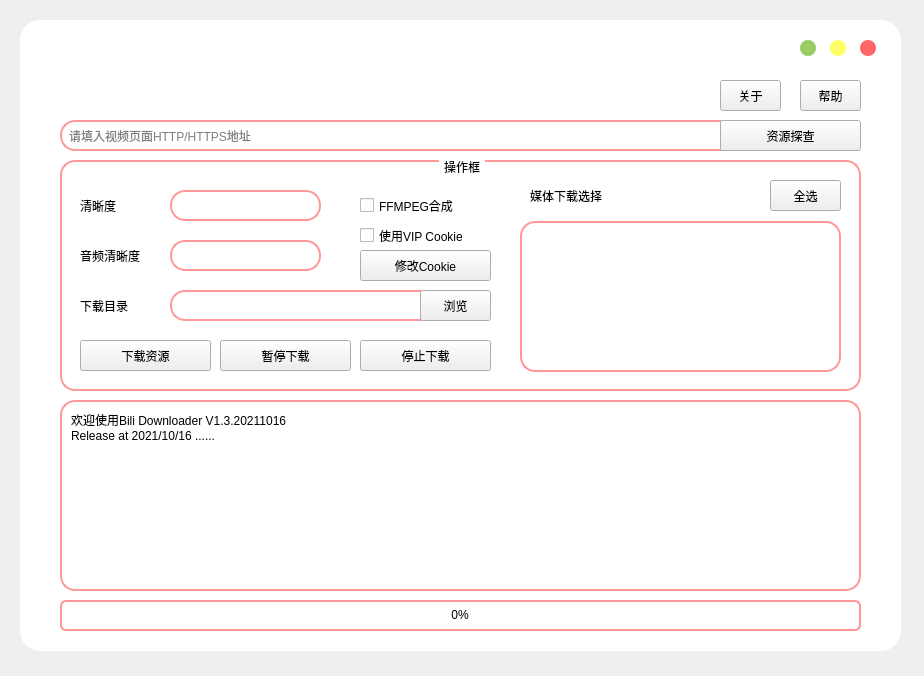
<?xml version="1.0" encoding="UTF-8"?>
<ui version="4.0">
 <class>MainWindow</class>
 <widget class="QMainWindow" name="MainWindow">
  <property name="geometry">
   <rect>
    <x>0</x>
    <y>0</y>
    <width>924</width>
    <height>676</height>
   </rect>
  </property>
  <property name="windowTitle">
   <string>Bili Downloader</string>
  </property>
  <property name="windowIcon">
   <iconset resource="images_dl.qrc">
    <normaloff>:/Icon/images/bilidownloader.ico</normaloff>:/Icon/images/bilidownloader.ico</iconset>
  </property>
  <property name="styleSheet">
   <string notr="true">*{
	font:9pt &quot;微软雅黑&quot;;
}
/* 主体颜色
.QWidget#centralwidget{
	background-color: rgb(156, 156, 156);
	border-radius:20px;
} */
.QWidget#mainwidget{
	background-color: rgb(255, 255, 255);
	border-radius:20px;
}

/* 编辑框样式 */
QLineEdit{
	border-radius: 15px;
	border: 2px solid rgb(255, 153, 153);
	padding-left: 5px;
	padding-right: 27px;
}
QLineEdit:hover{
	background-color: rgb(255, 238, 238);
}

/* 按钮样式 */
QPushButton[flat=&quot;false&quot;]{
	background-color: rgb(255, 153, 153);
	color: rgb(255, 255, 255);
	border-radius: 15px;
	font: 75 9pt &quot;微软雅黑&quot;;
}
QPushButton:hover{
	background-color: qlineargradient(spread:pad, x1:0, y1:0, x2:1, y2:1, stop:0 rgba(255, 153, 153, 255), stop:1 rgba(255, 136, 136, 255));
}
QPushButton:pressed{
	background-color: qlineargradient(spread:pad, x1:0, y1:0, x2:1, y2:1, stop:0 rgba(190, 115, 115, 255), stop:1 rgba(255, 153, 153, 255));
}
QPushButton#btnclose{
	background-color: rgb(255, 102, 102);
	border-radius:8px;
}
QPushButton#btnclose:pressed{
	background-color: rgb(200, 80, 80);
}
QPushButton#btnmax{
	background-color: rgb(255, 255, 102);
	border-radius:8px;
}
QPushButton#btnmax:pressed{
	background-color: rgb(195, 195, 78);
}
QPushButton#btnmin{
	background-color: rgb(153, 204, 102);
	border-radius:8px;
}
QPushButton#btnmin:pressed{
	background-color: rgb(126, 168, 83);
}

/* 进度条样式 */
QProgressBar{
	border: 2px solid rgb(255, 153, 153);
	height: 10px;
	background-color: rgb(255, 255, 255);
	font: 75 10pt &quot;微软雅黑&quot;;
	border-radius:6px;
	color: rgb(0, 0, 0);
}
QProgressBar::chunk{
	background-color: rgb(255, 204, 153);
	border-radius:6px;
}

/* 选择表样式 */
QListWidget{
	border: 2px solid rgb(255, 153, 153);
	border-radius:15px;
	padding: 5px;
}
QListWidget::item{
	border: 1px dashed rgb(255, 204, 153);
	border-radius: 5px
}
QListWidget::item:hover{
	background-color: rgb(255, 204, 153);
}
QListWidget::item:focus{
	color: rgb(0, 0, 0);
}

/* 选择框样式 */
QComboBox{
	border-radius: 15px;
	border: 2px solid rgb(255, 153, 153);
	padding-left: 5px;
	padding-right: 5px;
}
QComboBox:hover{
	background: rgb(255, 238, 238)
}
QComboBox QAbstractItemView{
	border: 2px solid rgb(255, 153, 153);
	selection-background-color: rgb(255, 204, 153)
}
QComboBox::drop-down {
     subcontrol-origin: padding;
     subcontrol- position :  top  left;
     width :  28px ;
     border: none;
}
QComboBox::down-arrow{
	image: url(:/combo/images/dd.png);
}
QComboBox::down-arrow:hover{
	image: url(:/combo/images/dd1.png);
}
QComboBox::down-arrow:pressed{
	image: url(:/combo/images/dd2.png);
}

/* 文本框样式 */
QPlainTextEdit{
	border-radius: 15px;
	border: 2px solid rgb(255, 153, 153);
	padding: 5px;
}

/* Title Frame样式 */
QFrame#title{
	background-image: url(:/title/images/title.png);
}

/* 分组框样式 */
QGroupBox{
	border: 2px solid rgb(255, 153, 153);
	border-radius: 15px;
	margin-top: 2ex;
}
QGroupBox::title{
	subcontrol-origin: margin;
	subcontrol-position: top center;
	padding: 0 3px;
}

/* 组合框样式 */
/*QCheckBox{}*/
QFrame#title{
	border: none
}</string>
  </property>
  <widget class="QWidget" name="centralwidget">
   <widget class="QWidget" name="mainwidget" native="true">
    <property name="geometry">
     <rect>
      <x>20</x>
      <y>20</y>
      <width>881</width>
      <height>631</height>
     </rect>
    </property>
    <widget class="QLineEdit" name="source_search">
     <property name="geometry">
      <rect>
       <x>40</x>
       <y>100</y>
       <width>691</width>
       <height>31</height>
      </rect>
     </property>
     <property name="text">
      <string/>
     </property>
     <property name="placeholderText">
      <string>请填入视频页面HTTP/HTTPS地址</string>
     </property>
    </widget>
    <widget class="QProgressBar" name="progressBar">
     <property name="geometry">
      <rect>
       <x>40</x>
       <y>580</y>
       <width>801</width>
       <height>31</height>
      </rect>
     </property>
     <property name="maximum">
      <number>1000000</number>
     </property>
     <property name="value">
      <number>0</number>
     </property>
     <property name="alignment">
      <set>Qt::AlignCenter</set>
     </property>
     <property name="textVisible">
      <bool>true</bool>
     </property>
     <property name="orientation">
      <enum>Qt::Horizontal</enum>
     </property>
    </widget>
    <widget class="QPushButton" name="btn_search">
     <property name="enabled">
      <bool>true</bool>
     </property>
     <property name="geometry">
      <rect>
       <x>700</x>
       <y>100</y>
       <width>141</width>
       <height>31</height>
      </rect>
     </property>
     <property name="text">
      <string>资源探查</string>
     </property>
    </widget>
    <widget class="QPushButton" name="btnclose">
     <property name="geometry">
      <rect>
       <x>840</x>
       <y>20</y>
       <width>16</width>
       <height>16</height>
      </rect>
     </property>
     <property name="text">
      <string/>
     </property>
     <property name="flat">
      <bool>true</bool>
     </property>
    </widget>
    <widget class="QPushButton" name="btnmax">
     <property name="geometry">
      <rect>
       <x>810</x>
       <y>20</y>
       <width>16</width>
       <height>16</height>
      </rect>
     </property>
     <property name="text">
      <string/>
     </property>
     <property name="flat">
      <bool>true</bool>
     </property>
    </widget>
    <widget class="QPushButton" name="btnmin">
     <property name="geometry">
      <rect>
       <x>780</x>
       <y>20</y>
       <width>16</width>
       <height>16</height>
      </rect>
     </property>
     <property name="text">
      <string/>
     </property>
     <property name="flat">
      <bool>true</bool>
     </property>
    </widget>
    <widget class="QPlainTextEdit" name="plainTextEdit">
     <property name="geometry">
      <rect>
       <x>40</x>
       <y>380</y>
       <width>801</width>
       <height>191</height>
      </rect>
     </property>
     <property name="readOnly">
      <bool>true</bool>
     </property>
     <property name="plainText">
      <string>欢迎使用Bili Downloader V1.3.20211016
Release at 2021/10/16 ......</string>
     </property>
    </widget>
    <widget class="QGroupBox" name="groupBox">
     <property name="enabled">
      <bool>true</bool>
     </property>
     <property name="geometry">
      <rect>
       <x>40</x>
       <y>140</y>
       <width>801</width>
       <height>231</height>
      </rect>
     </property>
     <property name="title">
      <string>操作框</string>
     </property>
     <widget class="QPushButton" name="btn_download">
      <property name="geometry">
       <rect>
        <x>20</x>
        <y>180</y>
        <width>131</width>
        <height>31</height>
       </rect>
      </property>
      <property name="text">
       <string>下载资源</string>
      </property>
     </widget>
     <widget class="QCheckBox" name="checkBox_sym">
      <property name="geometry">
       <rect>
        <x>300</x>
        <y>30</y>
        <width>131</width>
        <height>31</height>
       </rect>
      </property>
      <property name="text">
       <string>FFMPEG合成</string>
      </property>
     </widget>
     <widget class="QComboBox" name="combo_vq">
      <property name="geometry">
       <rect>
        <x>110</x>
        <y>30</y>
        <width>151</width>
        <height>31</height>
       </rect>
      </property>
      <property name="currentText">
       <string/>
      </property>
     </widget>
     <widget class="QComboBox" name="combo_aq">
      <property name="geometry">
       <rect>
        <x>110</x>
        <y>80</y>
        <width>151</width>
        <height>31</height>
       </rect>
      </property>
      <property name="currentText">
       <string/>
      </property>
     </widget>
     <widget class="QLabel" name="label">
      <property name="geometry">
       <rect>
        <x>20</x>
        <y>30</y>
        <width>51</width>
        <height>31</height>
       </rect>
      </property>
      <property name="text">
       <string>清晰度</string>
      </property>
     </widget>
     <widget class="QListWidget" name="media_list">
      <property name="geometry">
       <rect>
        <x>460</x>
        <y>61</y>
        <width>321</width>
        <height>151</height>
       </rect>
      </property>
      <property name="editTriggers">
       <set>QAbstractItemView::DoubleClicked|QAbstractItemView::EditKeyPressed</set>
      </property>
      <property name="tabKeyNavigation">
       <bool>false</bool>
      </property>
      <property name="dragEnabled">
       <bool>false</bool>
      </property>
      <property name="movement">
       <enum>QListView::Static</enum>
      </property>
      <property name="viewMode">
       <enum>QListView::ListMode</enum>
      </property>
      <property name="selectionRectVisible">
       <bool>false</bool>
      </property>
      <property name="sortingEnabled">
       <bool>false</bool>
      </property>
     </widget>
     <widget class="QLabel" name="label_2">
      <property name="geometry">
       <rect>
        <x>20</x>
        <y>80</y>
        <width>81</width>
        <height>31</height>
       </rect>
      </property>
      <property name="text">
       <string>音频清晰度</string>
      </property>
     </widget>
     <widget class="QLabel" name="label_3">
      <property name="geometry">
       <rect>
        <x>470</x>
        <y>20</y>
        <width>111</width>
        <height>31</height>
       </rect>
      </property>
      <property name="text">
       <string>媒体下载选择</string>
      </property>
     </widget>
     <widget class="QLineEdit" name="lineEdit_dir">
      <property name="geometry">
       <rect>
        <x>110</x>
        <y>130</y>
        <width>281</width>
        <height>31</height>
       </rect>
      </property>
      <property name="text">
       <string/>
      </property>
     </widget>
     <widget class="QLabel" name="label_4">
      <property name="geometry">
       <rect>
        <x>20</x>
        <y>130</y>
        <width>81</width>
        <height>31</height>
       </rect>
      </property>
      <property name="text">
       <string>下载目录</string>
      </property>
     </widget>
     <widget class="QPushButton" name="btn_dir">
      <property name="geometry">
       <rect>
        <x>360</x>
        <y>130</y>
        <width>71</width>
        <height>31</height>
       </rect>
      </property>
      <property name="text">
       <string>浏览</string>
      </property>
     </widget>
     <widget class="QPushButton" name="btn_pause">
      <property name="geometry">
       <rect>
        <x>160</x>
        <y>180</y>
        <width>131</width>
        <height>31</height>
       </rect>
      </property>
      <property name="text">
       <string>暂停下载</string>
      </property>
     </widget>
     <widget class="QPushButton" name="btn_stop">
      <property name="geometry">
       <rect>
        <x>300</x>
        <y>180</y>
        <width>131</width>
        <height>31</height>
       </rect>
      </property>
      <property name="text">
       <string>停止下载</string>
      </property>
     </widget>
     <widget class="QPushButton" name="btn_selectALL">
      <property name="geometry">
       <rect>
        <x>710</x>
        <y>20</y>
        <width>71</width>
        <height>31</height>
       </rect>
      </property>
      <property name="text">
       <string>全选</string>
      </property>
     </widget>
     <widget class="QCheckBox" name="checkBox_usecookie">
      <property name="geometry">
       <rect>
        <x>300</x>
        <y>60</y>
        <width>141</width>
        <height>31</height>
       </rect>
      </property>
      <property name="text">
       <string>使用VIP Cookie</string>
      </property>
     </widget>
     <widget class="QPushButton" name="btn_changecookie">
      <property name="geometry">
       <rect>
        <x>300</x>
        <y>90</y>
        <width>131</width>
        <height>31</height>
       </rect>
      </property>
      <property name="text">
       <string>修改Cookie</string>
      </property>
     </widget>
    </widget>
    <widget class="QFrame" name="title">
     <property name="geometry">
      <rect>
       <x>40</x>
       <y>20</y>
       <width>371</width>
       <height>61</height>
      </rect>
     </property>
     <property name="frameShape">
      <enum>QFrame::StyledPanel</enum>
     </property>
     <property name="frameShadow">
      <enum>QFrame::Raised</enum>
     </property>
    </widget>
    <widget class="QPushButton" name="btn_about">
     <property name="geometry">
      <rect>
       <x>700</x>
       <y>60</y>
       <width>61</width>
       <height>31</height>
      </rect>
     </property>
     <property name="text">
      <string>关于</string>
     </property>
    </widget>
    <widget class="QPushButton" name="btn_help">
     <property name="geometry">
      <rect>
       <x>780</x>
       <y>60</y>
       <width>61</width>
       <height>31</height>
      </rect>
     </property>
     <property name="text">
      <string>帮助</string>
     </property>
    </widget>
   </widget>
  </widget>
 </widget>
 <resources>
  <include location="images_dl.qrc"/>
 </resources>
 <connections>
  <connection>
   <sender>btnclose</sender>
   <signal>clicked()</signal>
   <receiver>MainWindow</receiver>
   <slot>close()</slot>
   <hints>
    <hint type="sourcelabel">
     <x>847</x>
     <y>103</y>
    </hint>
    <hint type="destinationlabel">
     <x>470</x>
     <y>349</y>
    </hint>
   </hints>
  </connection>
 </connections>
</ui>
